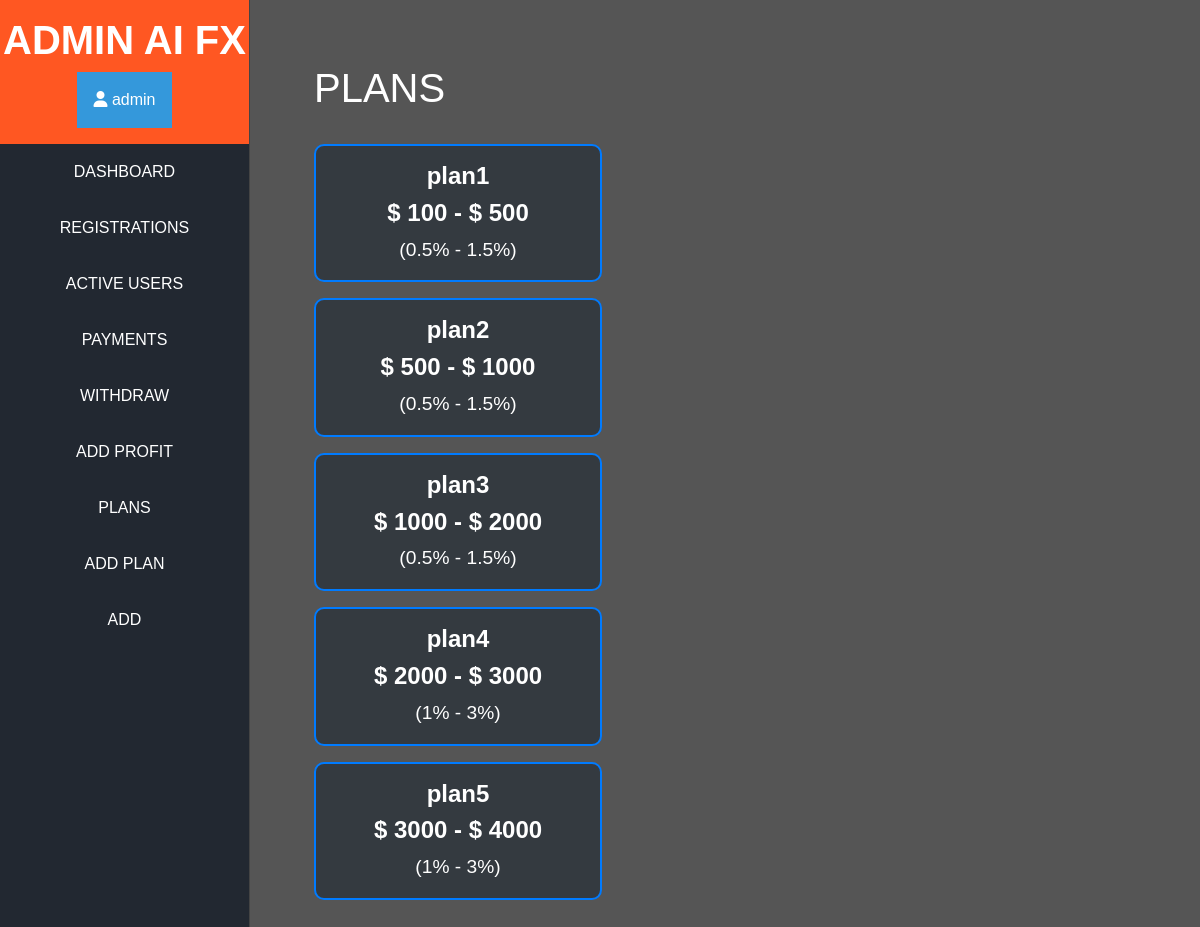
/moderator/plans/ (signed in), run on an earlier commit of the app's database.
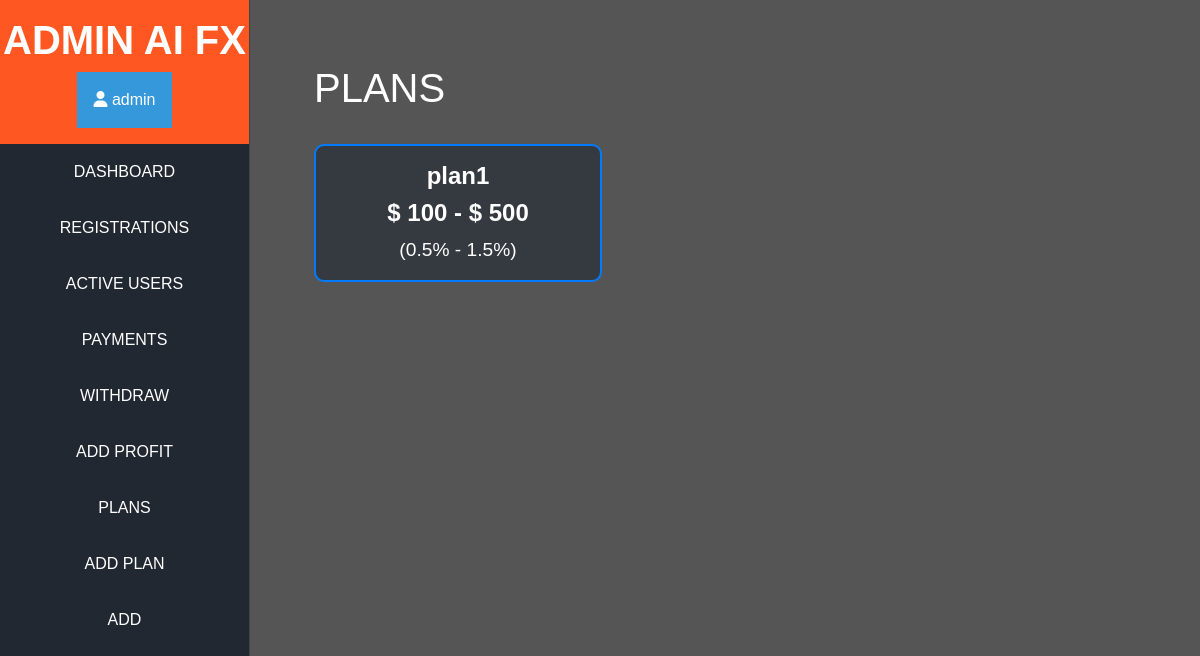
And on a later commit of the database.
### home/models.py (models this page shows)
class Plans(models.Model):
    plan_name = models.CharField(max_length=100)
    plan_min_price = models.CharField(max_length=100)
    plan_max_price = models.CharField(max_length=100)
    plan_min_percentage = models.CharField(max_length=100)
    plan_max_percentage = models.CharField(max_length=100)

### home/views.py (the view)
# urls.py: path('moderator/plans/', login_required(views.ModPlans_view.as_view()), name='mod_plans'),
class ModPlans_view(View):
    def get(self,request):
        context = {
            "plans": models.Plans.objects.all()
        }
        return render(request, 'mod/plans.html', context=context)

### templates/mod/plans.html (shortened to what this page needs)
{% extends 'mod/admbase.html' %}
{% block content%}
<div class="m-5">
<h1> PLANS</h1>
<br>
    {% for plan in plans %}
    <a href="{% url 'mod_edit_plan' plan_id=plan.id %}" class="card text-white mb-3 custom-link" style="max-width: 18rem; text-decoration: none; border: 2px solid #007BFF; border-radius: 10px; transition: transform 0.2s; background-color: #343a40;">
        <div class="card-body">
            <h4 class="card-title text-center"><strong>{{ plan.plan_name }}</strong></h4>
        <h4 class="card-title text-center"><strong>$ {{ plan.plan_min_price }} - $ {{ plan.plan_max_price }}</strong></h4>
            <p class="card-text text-center" style="font-size: 1.2em;">({{ plan.plan_min_percentage }}% - {{ plan.plan_max_percentage }}%)</p>
        </div>
    </a>
{% endfor %}
{% endblock %}

What changed in the data, as far as the page shows it:
removed Plans: plan_name "plan2", plan_min_price "500", plan_max_price "1000", plan_min_percentage "0.5", plan_max_percentage "1.5"
removed Plans: plan_name "plan3", plan_min_price "1000", plan_max_price "2000", plan_min_percentage "0.5", plan_max_percentage "1.5"
removed Plans: plan_name "plan4", plan_min_price "2000", plan_max_price "3000", plan_min_percentage "1", plan_max_percentage "3"
removed Plans: plan_name "plan5", plan_min_price "3000", plan_max_price "4000", plan_min_percentage "1", plan_max_percentage "3"
